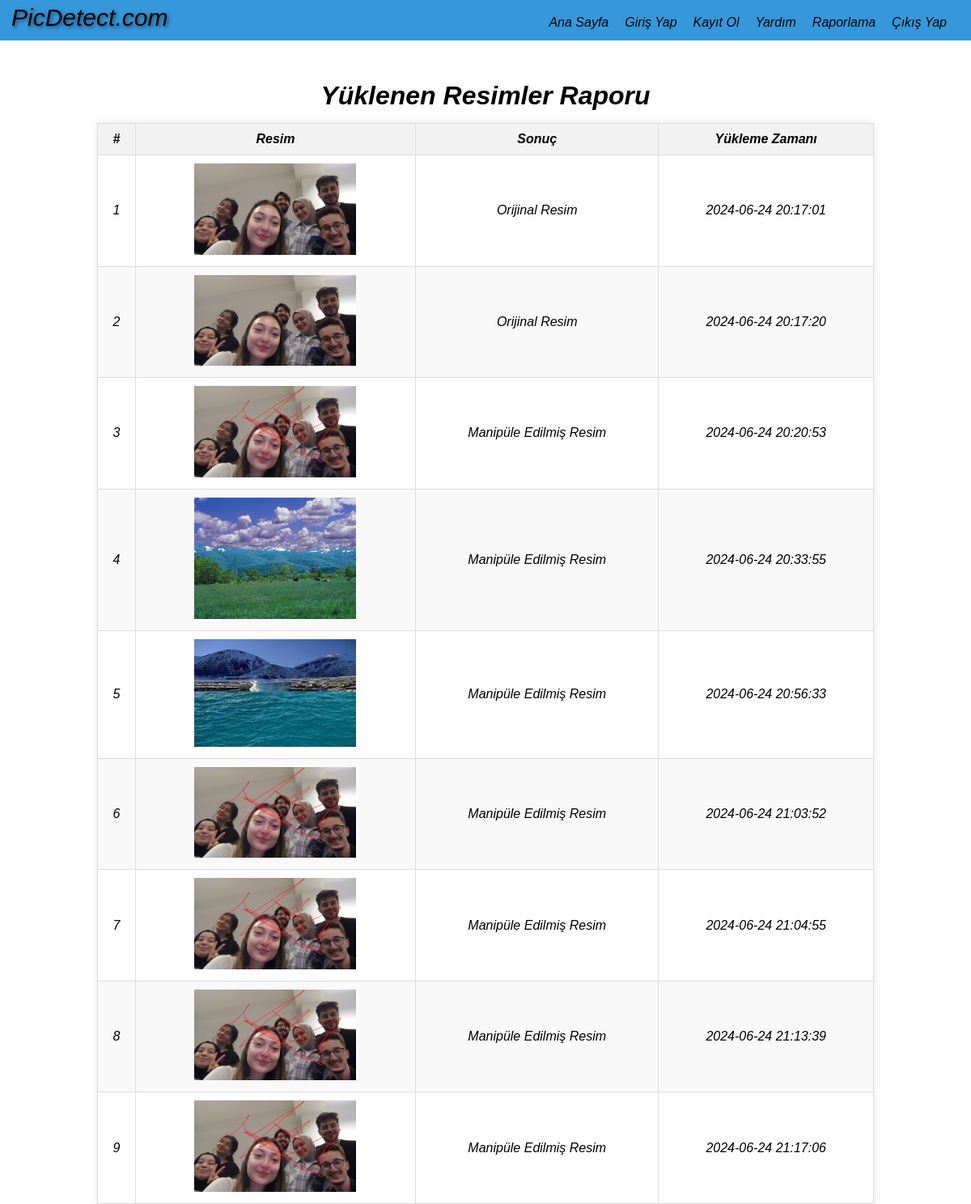
The page /rapor (signed in) on the database its author committed.
### tables this page shows
CREATE TABLE uploads (
            id INTEGER PRIMARY KEY AUTOINCREMENT,
            user_id INTEGER NOT NULL,
            filename TEXT NOT NULL,
            result TEXT NOT NULL,
            upload_time TIMESTAMP DEFAULT CURRENT_TIMESTAMP,
            FOREIGN KEY (user_id) REFERENCES users (id)
        );

### appp.py (the view)
@app.route('/rapor')
@login_required
def rapor():
    conn = get_db_connection()
    uploads = conn.execute('SELECT * FROM uploads WHERE user_id = ?', (current_user.id,)).fetchall()
    conn.close()
    return render_template('rapor.html', uploads=uploads)

### appp.py (called while the page is built)
def get_db_connection():
    conn = sqlite3.connect('database.db')
    conn.row_factory = sqlite3.Row
    return conn

@login_manager.user_loader
def load_user(user_id):
    conn = get_db_connection()
    user = conn.execute('SELECT * FROM users WHERE id = ?', (user_id,)).fetchone()
    conn.close()
    if user:
        return User(user['id'], user['role'])
    return None

### templates/rapor.html (shortened to what this page needs)
<!DOCTYPE html>
<html lang="en">
<head>
    <link rel="stylesheet" href="{{ url_for('static', filename='rapor.css') }}">
</head>
<body class='body'>
    <nav class='navbar'>
        <div class='logo'> PicDetect.com</div>
        <ul class="menu">
            <li><a href="/">Ana Sayfa</a></li>
            <li><a href="/giris">Giriş Yap</a></li>
            <li><a href="/kayit">Kayıt Ol</a></li>
            <li><a href="/yardim">Yardım</a></li>
            {% if current_user.is_authenticated %}
                <li><a href="/rapor">Raporlama</a></li>
                <li><a href="/logout">Çıkış Yap</a></li>
            {% endif %}
        </ul>
    </nav>
    <h1>Yüklenen Resimler Raporu</h1>
    <table>
        <thead>
            <tr>
                <th>#</th>
                <th>Resim</th>
                <th>Sonuç</th>
                <th>Yükleme Zamanı</th>
            </tr>
        </thead>
        <tbody>
            {% for upload in uploads %}
            <tr>
                <td>{{ loop.index }}</td>
                <td><img src="{{ url_for('static', filename='uploads/' + upload.filename) }}" alt="Yüklenen Resim" style="max-width: 200px; max-height: 200px;"></td>
                <td>{{ upload.result }}</td>
                <td>{{ upload.upload_time }}</td>
            </tr>
            {% endfor %}
        </tbody>
    </table>
</body>
</html>

### static/rapor.css (style rules this page uses)
* { margin: 0; padding: 0; }
.body { display: grid; background: linear-gradient(90deg, #ccc 0.001px, transparent 0.4px), linear-gradient(#ccc 0.1px, transparent 0.4px) ; background-size: 50px 50px; }
.navbar { background-color: #3498db ; height: 55px; margin-top: -5px; }
.logo { margin-left: 14px; padding-top: 10px; color: black; font-size: 30px; font-family:'Gill Sans', 'Gill Sans MT', 'Trebuchet MS', sans-serif ; font-style: italic; text-shadow: 2px 2px 4px rgba(0, 0, 0, 0.5); }
.menu { list-style: none; padding: 10px; display: flex; justify-content: flex-end; margin-top: -30px; color: black; }
.menu li { display: inline; margin-right: 20px; }
.menu li a { color: black; text-decoration: none; font-family: 'Gill Sans', 'Gill Sans MT', 'Trebuchet MS', sans-serif ; font-style: italic; }
h1 { margin-top: 50px; margin-bottom: 15px; text-align: center; font-family: 'Gill Sans', 'Gill Sans MT', 'Trebuchet MS', sans-serif ; font-style: italic; }
table { width: 80%; margin: auto; border-collapse: collapse; box-shadow: 0px 0px 10px rgba(0, 0, 0, 0.1); background-color: #fff; }
th, td { padding: 10px; text-align: center; border: 1px solid #ddd; font-family: 'Gill Sans', 'Gill Sans MT', 'Trebuchet MS', sans-serif ; font-style: italic; }
th { background-color: #f2f2f2; }
tr:nth-child(even) { background-color: #f9f9f9; }

### rows shown on the page
uploads: filename (picture), result "Orijinal Resim", upload_time "2024-06-24 20:17:01"
uploads: filename (picture), result "Orijinal Resim", upload_time "2024-06-24 20:17:20"
uploads: filename (picture), result "Manipüle Edilmiş Resim", upload_time "2024-06-24 20:20:53"
uploads: filename (picture), result "Manipüle Edilmiş Resim", upload_time "2024-06-24 20:33:55"
uploads: filename (picture), result "Manipüle Edilmiş Resim", upload_time "2024-06-24 20:56:33"
uploads: filename (picture), result "Manipüle Edilmiş Resim", upload_time "2024-06-24 21:03:52"
uploads: filename (picture), result "Manipüle Edilmiş Resim", upload_time "2024-06-24 21:04:55"
uploads: filename (picture), result "Manipüle Edilmiş Resim", upload_time "2024-06-24 21:13:39"
uploads: filename (picture), result "Manipüle Edilmiş Resim", upload_time "2024-06-24 21:17:06"
